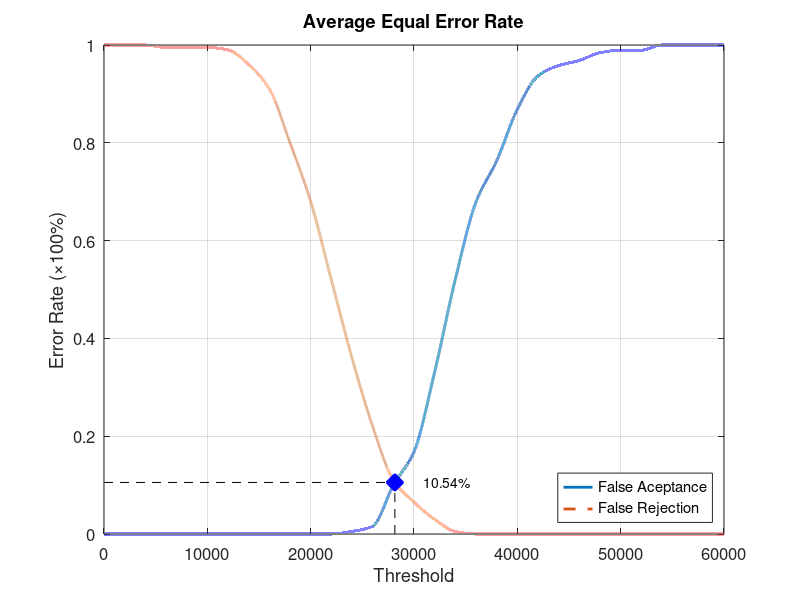
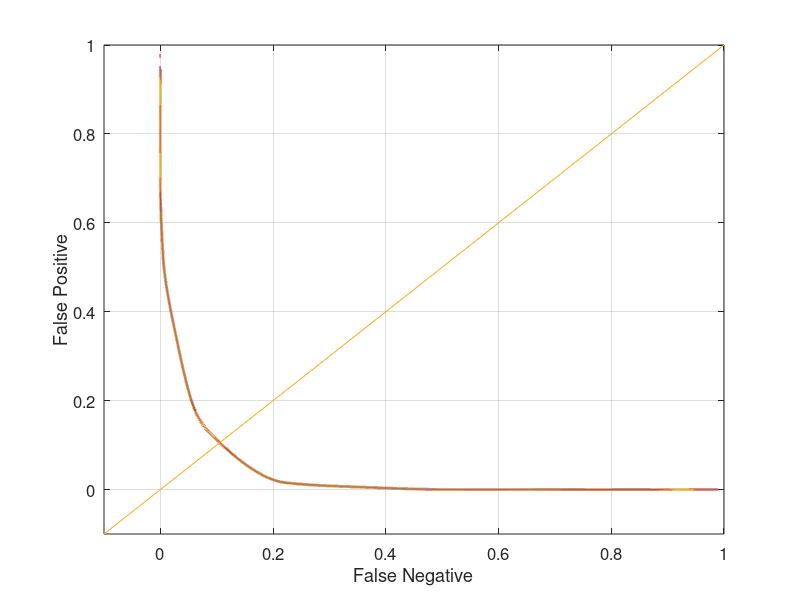

MATLAB code for these plots, in order:
function yEER = Database3_1
close all;
clear;
clc;
x = 0:2000:60000;
xq = 0:0.5:60000;

y0 = [0 0 0 0 0 0 0 0 0 0 0 0 0.00526316 0.0157895 0.1 0.168421 0.331579 0.521053 0.678947 0.763158 0.868421 0.936842 0.957895 0.968421 0.984211 0.989474 0.989474 1 1 1 1];
yy0 = interp1(x, y0, xq, 'pchip');
y1 = [1 1 1 0.995 0.995 0.995 0.99 0.96 0.91 0.8 0.68 0.52 0.36 0.22 0.11 0.065 0.03 0.005 0 0 0 0 0 0 0 0 0 0 0 0 0];
yy1 = interp1(x, y1, xq, 'pchip');

% Calculating EER: 
y2 = abs(y0 - y1);
find(y2 == min(y2))
yy2 = abs(yy0 - yy1);
xEER = find(yy2 == min(yy2));
xEERIndex = xq(xEER) % X-axis EER
yEER = yy0(xEER) % Y-axis EER

main = figure
plot(xq, yy0,'-','LineWidth', 2);	hold on
plot(xq, yy1,'--','LineWidth', 2);	hold on
plot([xEERIndex xEERIndex], [0 yEER], 'k--');	hold on
plot([0 xEERIndex], [yEER yEER], 'k--');	hold on
plot(xEERIndex, yEER, 'bx', 'LineWidth', 10);	hold on
text(xEERIndex + 10 * xEERIndex / 100, yEER, [num2str(round((10000 * yEER)) / 100) '%'])
legend('False Aceptance', 'False Rejection', 'Location', 'SouthEast')
xlabel('Threshold')
ylabel('Error Rate (\times100%)')
title('Average Equal Error Rate')
set(gca, 'FontSize', 12)
axis([0 60000 0 1])
grid on

print(main, 'Database3_1Main', '-dpng');
FNRxFPR = figure('Color', [1 1 1]);
plot(yy1, yy0, '-', yy1, yy0, 'LineWidth', 2);
hold on
y = -0.1:0.1:1
plot(y, y); 
set(gca, 'FontSize', 12)
xlabel('False Negative')
ylabel('False Positive')
axis([-0.1 1 -0.1 1])
set(gca, 'FontSize', 12)
grid on

print(FNRxFPR, 'Database3_1FNRxFPR','-dpng');
end
